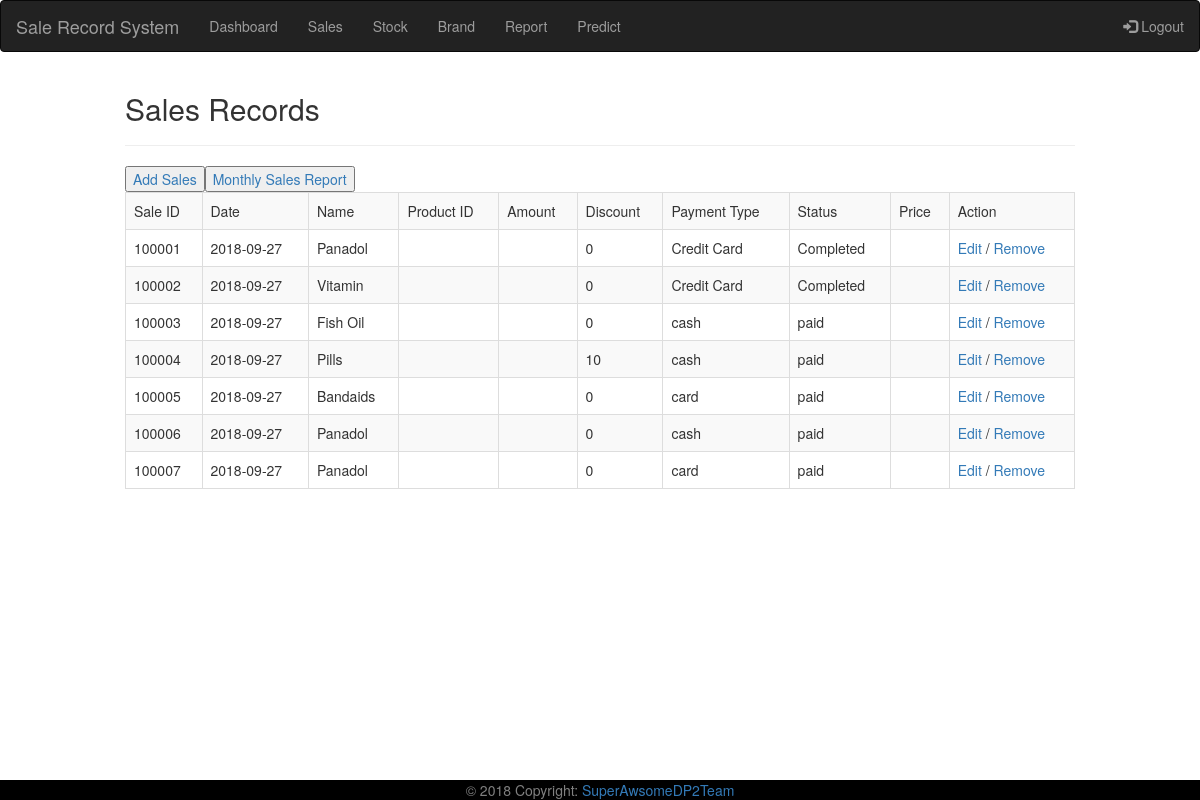
The page /sales.php on the database its author committed.
### tables this page shows
CREATE TABLE `sale` (
  `sale_id` int(255) NOT NULL,
  `sale_date` date NOT NULL,
  `sale_name` varchar(255) NOT NULL,
  `total_amount` int(255) NOT NULL,
  `discount` int(255) NOT NULL,
  `payment_type` varchar(255) NOT NULL,
  `payment_status` varchar(255) NOT NULL,
  `product_price` int(255) NOT NULL
);

### sales.php (the view, shortened to what this page needs)
<?php
require_once("action/dp_connect.php");
require_once("includes/header.php");
$sql = "SELECT * FROM `sale`";
$result = $connect->query($sql);
echo "<h2>Sales Records</h2><hr \>";
echo '<a href="add_sales.php"><button>Add Sales</button></a>';
echo '<a href="monthly_sales.php"><button>Monthly Sales Report</button></a>';
echo"<table border='1em' class='table table-bordered table-striped table-hover'>";
echo"
<tr>
  <td>Sale ID</td>
  <td>Date</td>
  <td>Name</td>
  <td>Product ID</td>
  <td>Amount</td>
  <td>Discount</td>
  <td>Payment Type</td>
  <td>Status</td>
  <td>Price</td>
  <td>Action</td>
</tr>";
while($row = $result->fetch_assoc())
{
    echo"
    <tr>
        <td>".$row["sale_id"]."</td>
        <td>".$row["sale_date"]."</td>
        <td>".$row["sale_name"]."</td>
        <td>".$row["product_id"]."</td>
        <td>".$row["quantity"]."</td>
        <td>".$row["discount"]."</td>
        <td>".$row["payment_type"]."</td>
        <td>".$row["payment_status"]."</td>
        <td>".$row["total"]."</td>
        <td><a href='edit.php?id=".$row["sale_id"]."'>Edit</a> /
        <a href='removesale.php?id=".$row["sale_id"]."'>Remove</a>
        </td>
    </tr>";
}
echo"</table>";
?>
<?php
require_once("includes/footer.php"); ?>

### includes/header.php (shortened to what this page needs)
<!DOCTYPE html>
<html>
<head>
  <link rel="stylesheet" href="https://maxcdn.bootstrapcdn.com/bootstrap/3.3.7/css/bootstrap.min.css">
  <link rel="stylesheet" type="text/css" href="assets/font-awesome/css/fontawesome.min.css">
  <link rel="stylesheet" type="text/css" href="custom/css/custom.css">
  <link rel="stylesheet" type="text/css" href="assets/jqueryiu/jquery-ui.min.css">
</head>
<body>
<nav class="navbar navbar-inverse">
  <div class="container-fluid">
    <div class="navbar-header">
      <a class="navbar-brand" href="#">Sale Record System</a>
    </div>
    <ul class="nav navbar-nav">
      <li><a href="dashboard.php">Dashboard</a></li>
      <li><a href="sales.php">Sales</a></li>
      <li><a href="stock.php">Stock</a></li>
      <li><a href="brand.php">Brand</a></li>
      <li><a href="report.php">Report</a></li>
      <li><a href="predictsale.php">Predict</a></li>
    </ul>
    <ul class="nav navbar-nav navbar-right">
      <li><a href="logout.php"><span class="glyphicon glyphicon-log-in"></span> Logout</a></li>
    </ul>
  </div>
</nav>
<div id="main" class="container">

### includes/footer.php (shortened to what this page needs)
	<div class="footer text-center py-3">© 2018 Copyright:
    	<a > SuperAwsomeDP2Team</a>
  	</div>
</body>
</html>

### custom/css/custom.css (style rules this page uses)
#main { overflow:auto; padding-bottom:150px; }
.footer { position: fixed; left: 0; bottom: 0; width: 100%; background-color: black; color: grey; text-align: center; }
.container { max-width:980px; margin:0 auto; }

### rows shown on the page
sale: sale_id "100001", sale_date "2018-09-27", sale_name "Panadol", discount "0", payment_type "Credit Card", payment_status "Completed"
sale: sale_id "100002", sale_date "2018-09-27", sale_name "Vitamin", discount "0", payment_type "Credit Card", payment_status "Completed"
sale: sale_id "100003", sale_date "2018-09-27", sale_name "Fish Oil", discount "0", payment_type "cash", payment_status "paid"
sale: sale_id "100004", sale_date "2018-09-27", sale_name "Pills", discount "10", payment_type "cash", payment_status "paid"
sale: sale_id "100005", sale_date "2018-09-27", sale_name "Bandaids", discount "0", payment_type "card", payment_status "paid"
sale: sale_id "100006", sale_date "2018-09-27", sale_name "Panadol", discount "0", payment_type "cash", payment_status "paid"
sale: sale_id "100007", sale_date "2018-09-27", sale_name "Panadol", discount "0", payment_type "card", payment_status "paid"
